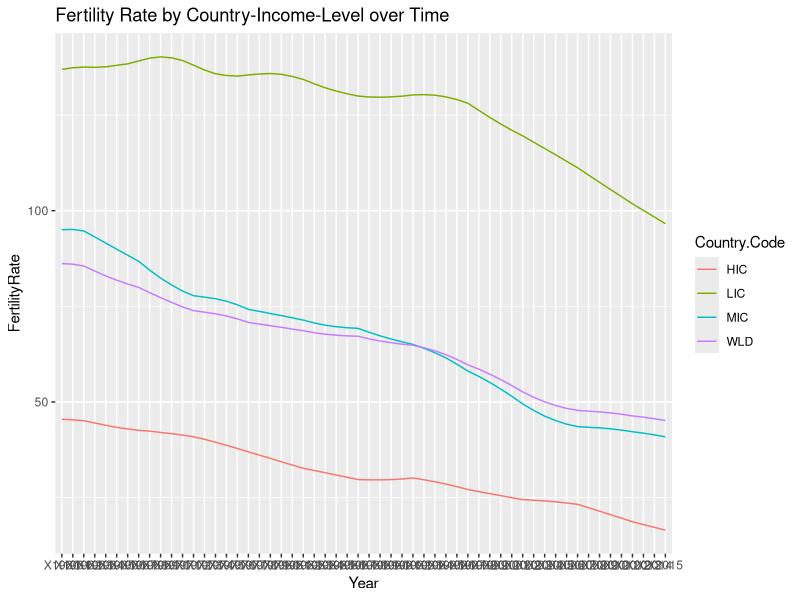
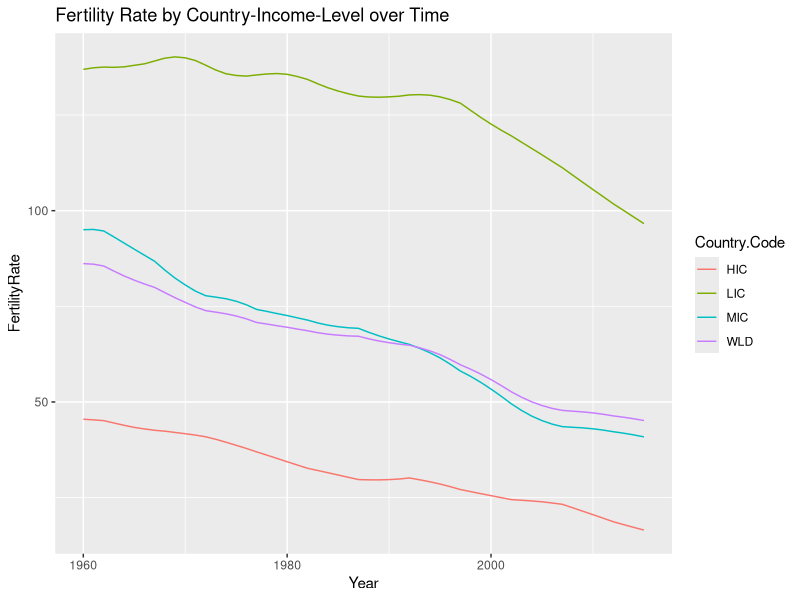

Recreate these plots in R, in order.
# Preliminaries

rm(list=ls())
library(utils)
library(tidyverse)  

# Getting
gender_data <- as_tibble(read.csv("data/Gender_StatsData.csv"))
print(gender_data)
head(gender_data)
tail(gender_data)

# Filter 
teenager_fr <- filter(gender_data, Indicator.Code == "SP.ADO.TFRT")
teenager_fr

rm(gender_data)

mean(teenager_fr$X1975, na.rm = TRUE)
?mean

tail(teenager_fr)

mean(teenager_fr$X1960, na.rm = TRUE)
sd(teenager_fr$X1960, na.rm = TRUE)

mean(teenager_fr$X2000, na.rm = TRUE)
sd(teenager_fr$X2000, na.rm = TRUE)

byincomelevel <- filter(teenager_fr,Country.Code%in%c("LIC","MIC","HIC","WLD"))
byincomelevel
head(byincomelevel)


colnames(byincomelevel)[1] <- "Country.Name2" # 2 needed to avoid naming confusion

plotdata_bygroupyear <- gather(byincomelevel, Year, FertilityRate, X1960:X2015)  %>%
  select(Year, Country.Name, Country.Code,FertilityRate)
plotdata_bygroupyear

# Question 11
plotdata_byyear <- select(plotdata_bygroupyear, Country.Code, Year, FertilityRate) %>%
  spread(Country.Code,FertilityRate)
plotdata_byyear

# Question 13
ggplot(plotdata_bygroupyear,aes(x=Year,y=FertilityRate, group=Country.Code,color=Country.Code)) +
  geom_line() +
  labs(title='Fertility Rate by Country-Income-Level over Time')

# Question 16
library(stringr)
plotdata_bygroupyear <- mutate(plotdata_bygroupyear, Year=as.numeric(str_replace(Year,"X","")))

ggplot(plotdata_bygroupyear,aes(x=Year,y=FertilityRate, group=Country.Code,color=Country.Code)) +
  geom_line() +
  labs(title='Fertility Rate by Country-Income-Level over Time')

